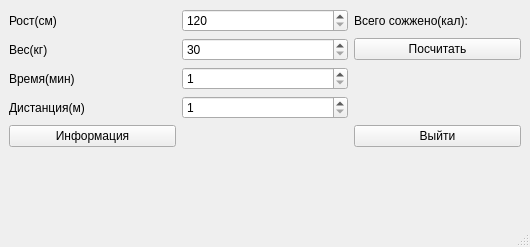
<?xml version="1.0" encoding="UTF-8"?>
<ui version="4.0">
 <class>MainWindow</class>
 <widget class="QMainWindow" name="MainWindow">
  <property name="geometry">
   <rect>
    <x>0</x>
    <y>0</y>
    <width>530</width>
    <height>247</height>
   </rect>
  </property>
  <property name="sizePolicy">
   <sizepolicy hsizetype="Minimum" vsizetype="Minimum">
    <horstretch>0</horstretch>
    <verstretch>0</verstretch>
   </sizepolicy>
  </property>
  <property name="windowTitle">
   <string>Калькулятор сожженых калорий</string>
  </property>
  <widget class="QWidget" name="centralwidget">
   <property name="sizePolicy">
    <sizepolicy hsizetype="Preferred" vsizetype="Minimum">
     <horstretch>0</horstretch>
     <verstretch>0</verstretch>
    </sizepolicy>
   </property>
   <layout class="QGridLayout" name="gridLayout_2">
    <item row="0" column="0">
     <layout class="QGridLayout" name="gridLayout">
      <item row="3" column="1">
       <widget class="QSpinBox" name="spinBox_4">
        <property name="minimum">
         <number>1</number>
        </property>
        <property name="maximum">
         <number>999999999</number>
        </property>
       </widget>
      </item>
      <item row="0" column="1">
       <widget class="QSpinBox" name="spinBox">
        <property name="minimum">
         <number>120</number>
        </property>
        <property name="maximum">
         <number>200</number>
        </property>
       </widget>
      </item>
      <item row="1" column="1">
       <widget class="QSpinBox" name="spinBox_2">
        <property name="minimum">
         <number>30</number>
        </property>
        <property name="maximum">
         <number>300</number>
        </property>
       </widget>
      </item>
      <item row="0" column="0">
       <widget class="QLabel" name="label">
        <property name="text">
         <string>Рост(см)</string>
        </property>
       </widget>
      </item>
      <item row="0" column="3">
       <widget class="QLabel" name="label_5">
        <property name="text">
         <string>Всего сожжено(кал): </string>
        </property>
       </widget>
      </item>
      <item row="2" column="0">
       <widget class="QLabel" name="label_3">
        <property name="text">
         <string>Время(мин)</string>
        </property>
       </widget>
      </item>
      <item row="1" column="0">
       <widget class="QLabel" name="label_2">
        <property name="text">
         <string>Вес(кг)</string>
        </property>
       </widget>
      </item>
      <item row="3" column="0">
       <widget class="QLabel" name="label_4">
        <property name="text">
         <string>Дистанция(м)</string>
        </property>
       </widget>
      </item>
      <item row="5" column="3">
       <widget class="QPushButton" name="pushButton">
        <property name="text">
         <string>Выйти</string>
        </property>
       </widget>
      </item>
      <item row="5" column="0">
       <widget class="QPushButton" name="pushButton_2">
        <property name="text">
         <string>Информация</string>
        </property>
       </widget>
      </item>
      <item row="1" column="3">
       <widget class="QPushButton" name="pushButton_3">
        <property name="text">
         <string>Посчитать</string>
        </property>
       </widget>
      </item>
      <item row="2" column="1">
       <widget class="QSpinBox" name="spinBox_3">
        <property name="minimum">
         <number>1</number>
        </property>
        <property name="maximum">
         <number>99999999</number>
        </property>
       </widget>
      </item>
     </layout>
    </item>
    <item row="1" column="0">
     <spacer name="verticalSpacer">
      <property name="orientation">
       <enum>Qt::Vertical</enum>
      </property>
      <property name="sizeHint" stdset="0">
       <size>
        <width>20</width>
        <height>40</height>
       </size>
      </property>
     </spacer>
    </item>
   </layout>
  </widget>
  <widget class="QMenuBar" name="menubar">
   <property name="geometry">
    <rect>
     <x>0</x>
     <y>0</y>
     <width>530</width>
     <height>25</height>
    </rect>
   </property>
  </widget>
  <widget class="QStatusBar" name="statusbar"/>
 </widget>
 <resources/>
 <connections>
  <connection>
   <sender>pushButton</sender>
   <signal>clicked()</signal>
   <receiver>MainWindow</receiver>
   <slot>close()</slot>
   <hints>
    <hint type="sourcelabel">
     <x>641</x>
     <y>422</y>
    </hint>
    <hint type="destinationlabel">
     <x>781</x>
     <y>501</y>
    </hint>
   </hints>
  </connection>
 </connections>
</ui>
